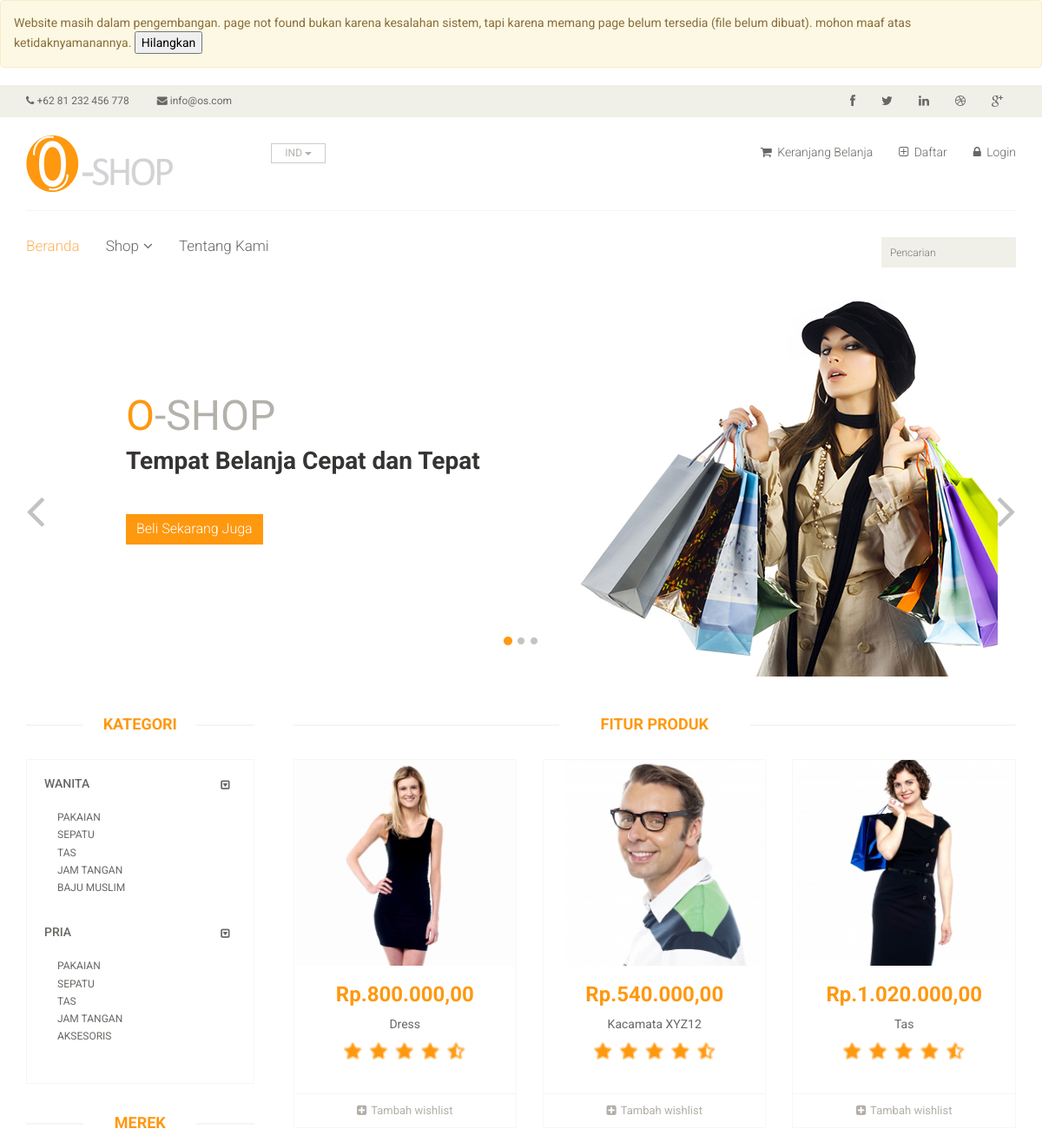
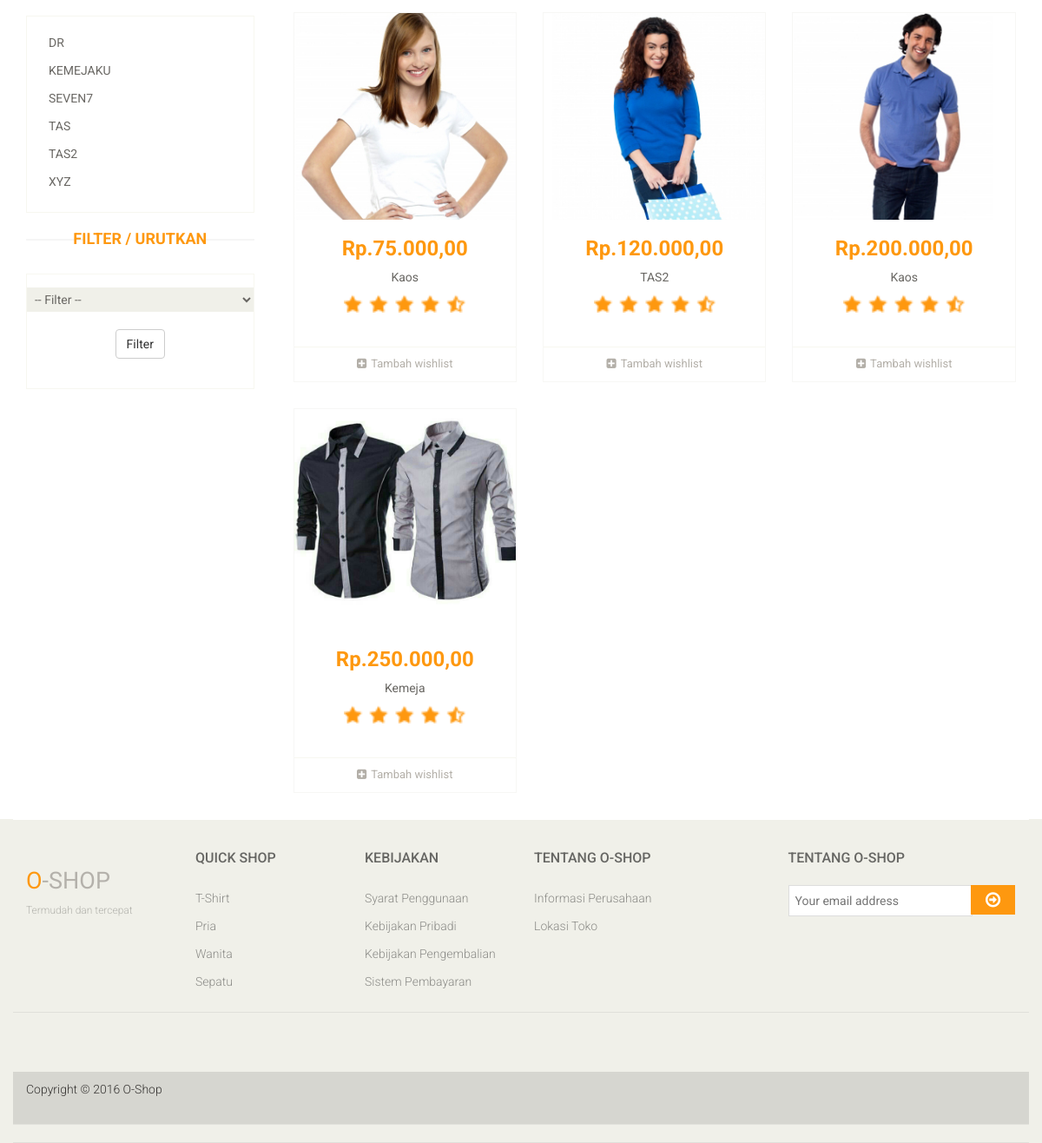
The page / on the database its author committed (2 pictures, top to bottom).
### tables this page shows
CREATE TABLE `subkategori` (
  `id_sub` int(11) NOT NULL,
  `nama_sub` varchar(30) NOT NULL,
  `kategori` int(11) NOT NULL
);

CREATE TABLE `produk` (
  `id_produk` int(11) NOT NULL,
  `nama_produk` varchar(50) NOT NULL,
  `detail_produk` longtext NOT NULL,
  `stock_produk` int(11) NOT NULL,
  `kondisi_produk` int(11) NOT NULL,
  `brand_produk` varchar(50) NOT NULL,
  `harga_produk` int(11) NOT NULL,
  `kategori_produk` int(11) NOT NULL,
  `foto_produk` varchar(100) NOT NULL
);

### application/controllers/Welcome.php (called while the page is built, shortened)
<?php
class Welcome extends CI_Controller {
	public function __construct()
	{
		$this->load->model('ProdukModel');
		$this->load->library('pagination');
	}
	public function index($order = NULL)
	{
		$data['slider'] = 1;
		$data['isi'] = 'konten/home';
		$data['title'] = 'Beranda';
		if ($order != NULL) {
			print_r($_GET['orderby']);
		}else {
			$data['list_produk'] = $this->ProdukModel->get_all();
		}
		$data['pria'] = $this->ProdukModel->get_kategori(1);
		$data['wanita'] = $this->ProdukModel->get_kategori(2);
		$b = $this->ProdukModel->get_brand();
		$i = 0;
		foreach ($b as $value) {
			$brand[$i] = $value->brand_produk;
			$i++;
		}
		$i = 0;
		$c = 0;
		$max = count($brand);
		while ($i < $max) {
			if ($i < $max-1) {
				if ($brand[$i] == $brand[$i+1]) {
					$i++;
					$data['brand'][$c] = $brand[$i];
					if ($brand[$i+1] != $brand[$i+2]) {
						$c++;
					}
				}else{
					$data['brand'][$c] = $brand[$i];
					$c++;
				}
			}else {
				$data['brand'][$c] = $brand[$i];
			}
			$i++;
		}
			$config['base_url'] = base_url('welcome/index/');
			$config['total_rows'] = 200;
			$config['per_page'] = 15;
			$config['uri_segment'] = 3;
			$config['full_tag_open'] = "<ul class='pagination'>";
			$config['full_tag_close'] = "</ul>";
			$config['first_tag_open'] = "<li>";
			$config['first_tag_close'] = "</li>";
			$config['last_tag_open'] = "<li>";
			$config['last_tag_close'] = "</li>";
			$config['next_tag_open'] = "<li>";
			$config['next_tag_close'] = "</li>";
			$config['prev_tag_open'] = "<li>";
			$config['prev_tag_close'] = "</li>";
			$config['num_tag_open'] = "<li>";
			$config['num_tag_close'] = "</li>";
			$config['cur_tag_open'] = "<li class='active'><a><b>";
			$config['cur_tag_close'] = "</b></a></li>";
			$config['next_link'] = 'Selanjutnya';
			$config['prev_link'] = 'Sebelumnya';
			$config['last_link'] = 'Terakhir';
			$config['first_link'] = 'Pertama';
			$this->pagination->initialize($config);
			$data['pagination'] = $this->pagination->create_links();
		$this->load->view('main', $data);
	}
}

### index.php (called while the page is built, shortened)
<?php
require_once BASEPATH.'core/CodeIgniter.php';

### application/models/ProdukModel.php (called while the page is built, shortened)
<?php
class ProdukModel extends CI_Model {
	function get_all()
	{
		return $this->db->get('produk')->result();
	}
	function get_kategori($id)
	{
		$this->db->where('kategori', $id);
		$r = $this->db->get('subkategori');
		return $r->result();
	}
	function get_brand()
	{
		$this->db->select('brand_produk');
		$this->db->order_by('brand_produk', 'asc');
		$r = $this->db->get('produk');
		return $r->result();
	}
}

### application/views/konten/home.php (the view, shortened to what this page needs)
<div class="fitur_produk">
	<h2 class="title text-center">
		<?php
			if (isset($header_kategori)) {
				echo $header_kategori;
			}else echo "Fitur Produk";
		?>
	</h2>
	<?php
		if ($list_produk != NULL) {
			foreach ($list_produk as $value) {
	?>
				<div class="col-sm-4">
					<div class="product-image-wrapper">
						<div class="single-products">
							<div class="productinfo text-center">
								<img src="<?php echo base_url('assets/images/produk/'); ?><?php echo $value->foto_produk; ?>" alt="" />
								<h2>Rp.<?php echo number_format($value->harga_produk, 2, ',', '.') ?></h2>
								<p><?php echo $value->nama_produk; ?></p>
								<div class="col-md-offset-2 col-md-8">
									<img src="<?php echo base_url('assets/images/produk/rating.png'); ?>" alt="" />
								</div>
								<div class="clearfix">
									<br><br><br>
								</div>
							</div>
							<div class="product-overlay">
								<div class="overlay-content">
								</div>
							</div>
						</div>
						<div class="choose">
							<ul class="nav nav-pills nav-justified">
								<li><a href="<?php echo base_url('produk/proses_wishlist/') .$value->id_produk; ?>"><i class="fa fa-plus-square"></i>Tambah wishlist</a></li>
							</ul>
						</div>
					</div>
				</div>
	<?php
			}
		}
	?>
</div>
<div class="clearfix">
</div>

### application/views/main.php (shortened to what this page needs)
<?php
	if(!$this->session->has_userdata('warning')){
?>
		<div id="d">
			<div class="alert alert-warning" role="alert">
				<p id="w">
					Website masih dalam pengembangan. page not found bukan karena kesalahan sistem, tapi karena memang page belum tersedia (file belum dibuat). mohon maaf atas ketidaknyamanannya.
					<button type="button" onclick="h()">Hilangkan</button>
				</p>
			</div>
		</div>
<?php
	}
?>
<?php
	$this->load->view('layout/head');
	$this->load->view('layout/header');
	if ($slider == 1) {
		$this->load->view('layout/slider');
	}
	if (!isset($v_kategori)) {
		$this->load->view('layout/sidebar');
	}
	$this->load->view('layout/konten');
	$this->load->view('layout/footer');
?>

### application/views/layout/head.php (shortened to what this page needs)
<!DOCTYPE html>
<html lang="en">
<head>
    <link href="<?php echo base_url('assets/'); ?>css/bootstrap.min.css" rel="stylesheet">
    <link href="<?php echo base_url('assets/'); ?>css/font-awesome.min.css" rel="stylesheet">
    <link href="<?php echo base_url('assets/'); ?>css/prettyPhoto.css" rel="stylesheet">
    <link href="<?php echo base_url('assets/'); ?>css/price-range.css" rel="stylesheet">
    <link href="<?php echo base_url('assets/'); ?>css/animate.css" rel="stylesheet">
    <link href="<?php echo base_url('assets/'); ?>css/responsive.css" rel="stylesheet">
	<link href="<?php echo base_url('assets/'); ?>css/main.css" rel="stylesheet">
</head>

### application/views/layout/header.php (shortened to what this page needs)
<body>
	<header id="header">
		<div class="header_top">
			<div class="container">
				<div class="row">
					<div class="col-sm-6">
						<div class="contactinfo">
							<ul class="nav nav-pills">
								<li><a href="#"><i class="fa fa-phone"></i> +62 81 232 456 778</a></li>
								<li><a href="#"><i class="fa fa-envelope"></i> info@os.com</a></li>
							</ul>
						</div>
					</div>
					<div class="col-sm-6">
						<div class="social-icons pull-right">
							<ul class="nav navbar-nav">
								<li><a href="#"><i class="fa fa-facebook"></i></a></li>
								<li><a href="#"><i class="fa fa-twitter"></i></a></li>
								<li><a href="#"><i class="fa fa-linkedin"></i></a></li>
								<li><a href="#"><i class="fa fa-dribbble"></i></a></li>
								<li><a href="#"><i class="fa fa-google-plus"></i></a></li>
							</ul>
						</div>
					</div>
				</div>
			</div>
		</div>
		<div class="header-middle">
			<div class="container">
				<div class="row">
					<div class="col-sm-4">
						<div class="logo pull-left">
							<a href="<?php echo base_url(); ?>"><img src="<?php echo base_url('assets/'); ?>images/produk/logo2.png" alt="" /></a>
						</div>
						<div class="btn-group pull-right">
							<div class="btn-group">
								<button type="button" class="btn btn-default dropdown-toggle usa" data-toggle="dropdown">
									IND
									<span class="caret"></span>
								</button>
							</div>
						</div>
					</div>
					<div class="col-sm-8">
						<div class="shop-menu pull-right">
							<ul class="nav navbar-nav">
								<li><a href="<?php echo base_url('user/cart'); ?>"><i class="fa fa-shopping-cart"></i> Keranjang Belanja</a></li>
								<?php
									if (!$this->session->has_userdata('log_user')) {
								?>
									<li><a href="<?php echo base_url('user/login'); ?>"><i class="fa fa-plus-square-o"></i> Daftar</a></li>
									<li><a href="<?php echo base_url('user/login'); ?>" class="<?php if(isset($menu_login)) echo $menu_login; ?>"><i class="fa fa-lock"></i> Login</a></li>
								<?php
									}
								?>
							</ul>
						</div>
					</div>
				</div>
			</div>
		</div>
		<div class="header-bottom">
			<div class="container">
				<div class="row">
					<div class="col-sm-9">
						<div class="mainmenu pull-left">
							<ul class="nav navbar-nav collapse navbar-collapse">
								<li><a href="<?php echo base_url(); ?>" class="active">Beranda</a></li>
								<li class="dropdown"><a href="#">Shop<i class="fa fa-angle-down"></i></a>
                                </li>
								<li><a href="contact-us.html">Tentang Kami</a></li>
							</ul>
						</div>
					</div>
					<div class="col-sm-3">
						<form action="<?php echo base_url('produk/cari/'); ?>" method="get" accept-charset="utf-8">
							<div class="search_box pull-right">
								<input type="text" name="s" value="<?php if(isset($_GET['s'])) echo $_GET['s']; ?>" placeholder="Pencarian"/>
							</div>
						</form>
					</div>
				</div>
			</div>
		</div>
	</header>

### application/views/layout/slider.php (shortened to what this page needs)
<section id="slider">
	<div class="container">
		<div class="row">
			<div class="col-sm-12">
				<div id="slider-carousel" class="carousel slide" data-ride="carousel">
					<ol class="carousel-indicators">
						<li data-target="#slider-carousel" data-slide-to="0" class="active"></li>
						<li data-target="#slider-carousel" data-slide-to="1"></li>
						<li data-target="#slider-carousel" data-slide-to="2"></li>
					</ol>
					<div class="carousel-inner">
						<div class="item active">
							<div class="col-sm-6">
								<h1><span>O</span>-SHOP</h1>
								<h2>Tempat Belanja Cepat dan Tepat</h2>
								<button type="button" class="btn btn-default get">Beli Sekarang Juga</button>
							</div>
							<div class="col-sm-6">
								<img src="<?php echo base_url('assets/'); ?>images/produk/girl2.jpg" class="girl img-responsive" alt="" />
							</div>
						</div>
					</div>
					<a href="#slider-carousel" class="left control-carousel hidden-xs" data-slide="prev">
						<i class="fa fa-angle-left"></i>
					</a>
					<a href="#slider-carousel" class="right control-carousel hidden-xs" data-slide="next">
						<i class="fa fa-angle-right"></i>
					</a>
				</div>
			</div>
		</div>
	</div>
</section>

### application/views/layout/sidebar.php (shortened to what this page needs)
<section>
	<div class="container">
		<div class="row">
			<div class="col-sm-3">
				<div class="left-sidebar">
					<h2>Kategori</h2>
					<div class="panel-group category-products" id="accordian">
						<div class="panel panel-default">
							<div class="panel-heading">
								<h4 class="panel-title">
									<a data-toggle="collapse" data-parent="#accordian" href="#sportswear">
										<span class="badge pull-right"><i class="fa fa-caret-square-o-down"></i></span>
										<a href="<?php echo base_url('welcome/kategori/wanita'); ?>" title="">Wanita</a>
									</a>
								</h4>
							</div>
							<div id="sportswear" class="panel-collapse in">
								<div class="panel-body">
									<ul>
										<?php
											if ($wanita != NULL) {
												foreach ($wanita as $value) {
										?>
													<li><a href="<?php echo base_url('produk/kategori/') .$value->id_sub; ?>"><?php echo $value->nama_sub; ?> </a></li>
										<?php
												}
											}
										?>
									</ul>
								</div>
							</div>
						</div>
						<div class="panel panel-default">
							<div class="panel-heading">
								<h4 class="panel-title">
									<a data-toggle="collapse" data-parent="#accordian" href="#mens">
										<span class="badge pull-right"><i class="fa fa-caret-square-o-down"></i></span>
										<a href="<?php echo base_url('welcome/kategori/pria'); ?>" title="">Pria</a>
									</a>
								</h4>
							</div>
							<div id="mens" class="panel-collapse in">
								<div class="panel-body">
									<ul>
										<?php
											if ($pria != NULL) {
												foreach ($pria as $value) {
										?>
													<li><a href="<?php echo base_url('produk/kategori/') .$value->id_sub; ?>"><?php echo $value->nama_sub; ?> </a></li>
										<?php
												}
											}
										?>
									</ul>
								</div>
							</div>
						</div>
					</div>
					<div class="brands_products">
						<h2>Merek</h2>
						<div class="brands-name">
							<ul class="nav nav-pills nav-stacked">
								<?php
									if ($brand != NULL) {
										foreach ($brand as $value) {
								?>
											<li><a href="<?php echo base_url('produk/brand/') .$value; ?>"> <span class="pull-right"></span><?php echo $value; ?></a></li>
								<?php
										}
									}
								?>
							</ul>
						</div>
					</div>
					<br>
					<div class="brands_products">
						<h2>Filter / Urutkan</h2>
						<div class="brands-name">
							<form action="<?php echo base_url('welcome/index'); ?>" method="get" accept-charset="utf-8">
								<select name="orderby" required >
									<option value="">-- Filter --</option>
								</select>
								<div align="center">
									<br>
									<button type="submit" class="btn btn-default">Filter</button>
								</div>
							</form>
						</div>
					</div>
				</div>
			</div>
			<div class="col-sm-9 padding-right">

### application/views/layout/konten.php
				<?php
					if (is_array($isi)) {
						foreach ($isi as $value) {
							$this->load->view($value);
						}
					}else $this->load->view($isi);
				?>
			</div>
		</div>
	</div>
</section>

### application/views/layout/footer.php (shortened to what this page needs)
	<footer id="footer">
		<div class="footer-top">
			<div class="container">
				<div class="row">
					<div class="col-sm-2">
						<div class="companyinfo">
							<h2><span>O</span>-Shop</h2>
							<p>Termudah dan tercepat</p>
						</div>
					</div>
		<div class="footer-widget">
			<div class="container">
				<div class="row">
					<div class="col-sm-2">
						<div class="single-widget">
							<h2>Quick Shop</h2>
							<ul class="nav nav-pills nav-stacked">
								<li><a href="#">T-Shirt</a></li>
								<li><a href="#">Pria</a></li>
								<li><a href="#">Wanita</a></li>
								<li><a href="#">Sepatu</a></li>
							</ul>
						</div>
					</div>
					<div class="col-sm-2">
						<div class="single-widget">
							<h2>Kebijakan</h2>
							<ul class="nav nav-pills nav-stacked">
								<li><a href="#">Syarat Penggunaan</a></li>
								<li><a href="#">Kebijakan Pribadi</a></li>
								<li><a href="#">Kebijakan Pengembalian</a></li>
								<li><a href="#">Sistem Pembayaran</a></li>
							</ul>
						</div>
					</div>
					<div class="col-sm-2">
						<div class="single-widget">
							<h2>Tentang O-Shop</h2>
							<ul class="nav nav-pills nav-stacked">
								<li><a href="#">Informasi Perusahaan</a></li>
								<li><a href="#">Lokasi Toko</a></li>
							</ul>
						</div>
					</div>
					<div class="col-sm-3 col-sm-offset-1">
						<div class="single-widget">
							<h2>Tentang O-Shop</h2>
							<form action="#" class="searchform">
								<input type="text" placeholder="Your email address" />
								<button type="submit" class="btn btn-default"><i class="fa fa-arrow-circle-o-right"></i></button>
							</form>
						</div>
					</div>
				</div>
			</div>
		</div>
		<div class="footer-bottom">
			<div class="container">
				<div class="row">
					<p class="pull-center" !important >Copyright © 2016 O-Shop</p>
				</div>
			</div>
		</div>
	</footer>
</body>
</html>

### rows shown on the page
subkategori: nama_sub "PAKAIAN"
subkategori: nama_sub "SEPATU"
subkategori: nama_sub "TAS"
subkategori: nama_sub "JAM TANGAN"
subkategori: nama_sub "BAJU MUSLIM"
subkategori: nama_sub "PAKAIAN"
subkategori: nama_sub "SEPATU"
subkategori: nama_sub "TAS"
subkategori: nama_sub "JAM TANGAN"
subkategori: nama_sub "AKSESORIS"
produk: foto_produk (picture), harga_produk "800.000,00", nama_produk "Dress"
produk: foto_produk (picture), harga_produk "540.000,00", nama_produk "Kacamata XYZ12"
produk: foto_produk (picture), harga_produk "1.020.000,00", nama_produk "Tas"
produk: foto_produk (picture), harga_produk "75.000,00", nama_produk "Kaos"
produk: foto_produk (picture), harga_produk "120.000,00", nama_produk "TAS2"
produk: foto_produk (picture), harga_produk "200.000,00", nama_produk "Kaos"
produk: foto_produk (picture), harga_produk "250.000,00", nama_produk "Kemeja"

### other values the page prints
$value "DR"
$value "KEMEJAKU"
$value "SEVEN7"
$value "TAS"
$value "TAS2"
$value "XYZ"
